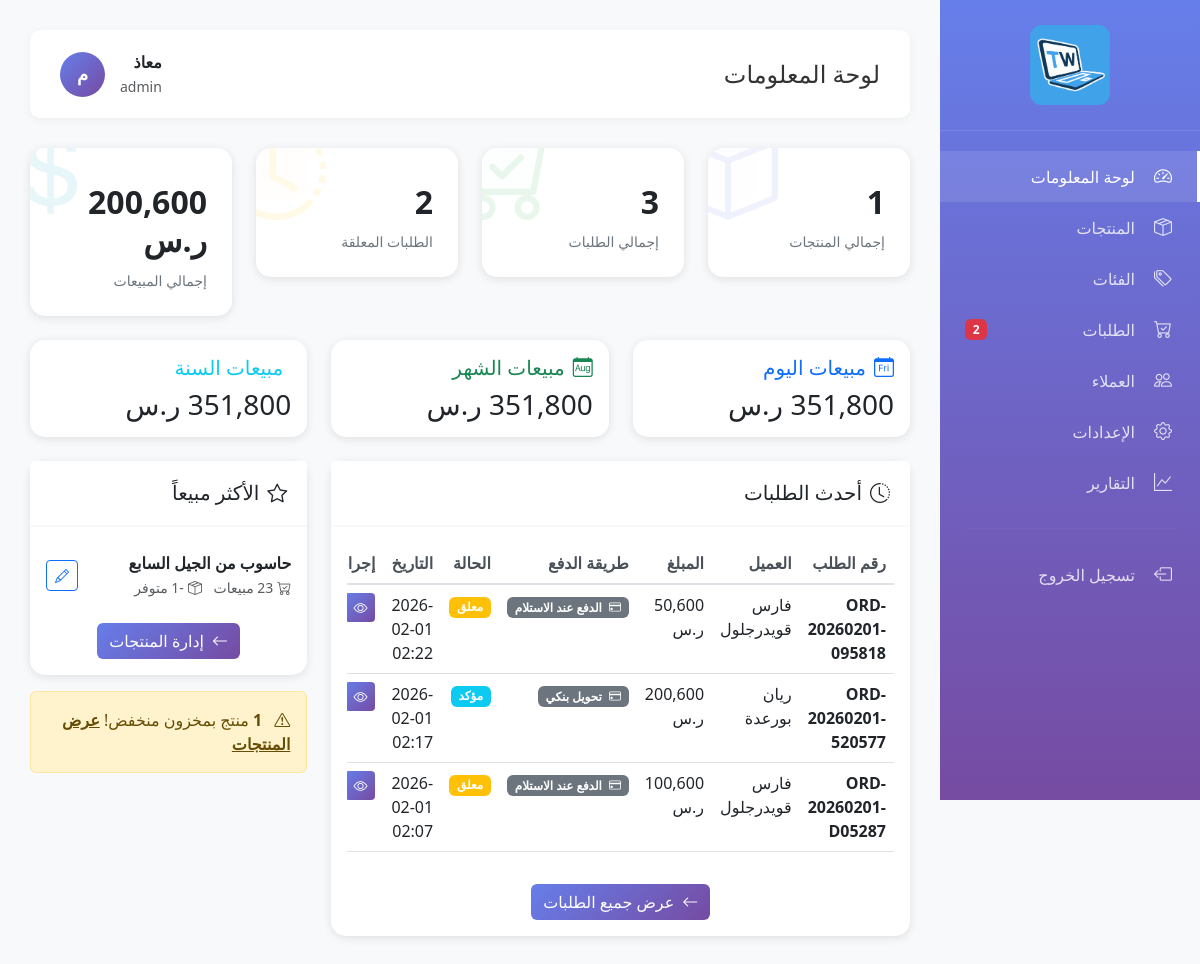
/admin/index.php (signed in), run on the app's committed database.
### tables this page shows
CREATE TABLE `settings` (
  `id` int(11) NOT NULL,
  `setting_key` varchar(100) NOT NULL,
  `setting_value` text DEFAULT NULL,
  `setting_type` enum('text','number','boolean','json') DEFAULT 'text',
  `description` varchar(255) DEFAULT NULL,
  `updated_at` timestamp NOT NULL DEFAULT current_timestamp() ON UPDATE current_timestamp()
);

CREATE TABLE `orders` (
  `id` int(11) NOT NULL,
  `order_number` varchar(50) NOT NULL,
  `customer_id` int(11) NOT NULL,
  `customer_name` varchar(100) NOT NULL,
  `customer_email` varchar(100) DEFAULT NULL,
  `customer_phone` varchar(20) NOT NULL,
  `shipping_address` text NOT NULL,
  `shipping_city` varchar(100) NOT NULL,
  `postal_code` varchar(20) DEFAULT NULL,
  `subtotal` decimal(10,2) NOT NULL,
  `tax` decimal(10,2) DEFAULT 0.00,
  `shipping_cost` decimal(10,2) DEFAULT 0.00,
  `discount` decimal(10,2) DEFAULT 0.00,
  `total` decimal(10,2) NOT NULL,
  `status` enum('pending','confirmed','processing','shipped','delivered','cancelled','refunded') DEFAULT 'pending',
  `payment_method` enum('cash_on_delivery','bank_transfer','credit_card','mada') DEFAULT 'cash_on_delivery',
  `payment_status` enum('pending','paid','failed','refunded') DEFAULT 'pending',
  `notes` text DEFAULT NULL,
  `admin_notes` text DEFAULT NULL,
  `tracking_number` varchar(100) DEFAULT NULL,
  `ordered_at` timestamp NOT NULL DEFAULT current_timestamp(),
  `confirmed_at` datetime DEFAULT NULL,
  `shipped_at` datetime DEFAULT NULL,
  `delivered_at` datetime DEFAULT NULL,
  `updated_at` timestamp NOT NULL DEFAULT current_timestamp() ON UPDATE current_timestamp()
);

CREATE TABLE `products` (
  `id` int(11) NOT NULL,
  `name_ar` varchar(200) NOT NULL,
  `name_en` varchar(200) NOT NULL,
  `slug` varchar(200) NOT NULL,
  `sku` varchar(100) DEFAULT NULL,
  `model` varchar(100) DEFAULT NULL,
  `brand` varchar(100) DEFAULT NULL,
  `category_id` int(11) NOT NULL,
  `price` decimal(10,2) NOT NULL,
  `original_price` decimal(10,2) DEFAULT NULL,
  `discount_percentage` int(11) DEFAULT 0,
  `stock_count` int(11) DEFAULT 0,
  `in_stock` tinyint(1) DEFAULT 1,
  `min_stock` int(11) DEFAULT 5,
  `processor` varchar(200) DEFAULT NULL,
  `ram` varchar(100) DEFAULT NULL,
  `storage` varchar(100) DEFAULT NULL,
  `gpu` varchar(200) DEFAULT NULL,
  `screen_size` varchar(50) DEFAULT NULL,
  `screen_resolution` varchar(100) DEFAULT NULL,
  `battery` varchar(100) DEFAULT NULL,
  `weight` varchar(50) DEFAULT NULL,
  `os` varchar(100) DEFAULT NULL,
  `ports` text DEFAULT NULL,
  `description_short` text DEFAULT NULL,
  `description_full` text DEFAULT NULL,
  `warranty` varchar(200) DEFAULT NULL,
  `badge` enum('new','bestseller','sale','featured','none') DEFAULT 'none',
  `status` enum('active','inactive','draft','out_of_stock') DEFAULT 'active',
  `views` int(11) DEFAULT 0,
  `sales` int(11) DEFAULT 0,
  `rating` decimal(3,2) DEFAULT 0.00,
  `review_count` int(11) DEFAULT 0,
  `meta_title` varchar(200) DEFAULT NULL,
  `meta_description` text DEFAULT NULL,
  `meta_keywords` text DEFAULT NULL,
  `created_at` timestamp NOT NULL DEFAULT current_timestamp(),
  `updated_at` timestamp NOT NULL DEFAULT current_timestamp() ON UPDATE current_timestamp()
);

### admin/index.php (the view, shortened to what the rows shown need)
<?php
include 'includes/header.php';
global $pdo;
$stats = getDashboardStats();
$stats['recent_orders'] = getRecentOrders();
$stats['top_products'] = getTopProducts();
$todaySales = $pdo->query("SELECT COALESCE(SUM(total), 0) as total FROM orders WHERE DATE(ordered_at) = CURDATE()")->fetchColumn();
$monthSales = $pdo->query("SELECT COALESCE(SUM(total), 0) as total FROM orders WHERE MONTH(ordered_at) = MONTH(CURDATE()) AND YEAR(ordered_at) = YEAR(CURDATE())")->fetchColumn();
$yearSales = $pdo->query("SELECT COALESCE(SUM(total), 0) as total FROM orders WHERE YEAR(ordered_at) = YEAR(CURDATE())")->fetchColumn();
$currency = getSetting('currency_symbol', 'دج');
?>
<div class="row g-4 mb-4">
    <div class="col-md-3">
        <div class="stat-card info">
            <div class="icon">
                <i class="bi bi-currency-dollar"></i>
            </div>
            <h3><?php echo number_format($stats['total_sales']); ?> <?php echo $currency; ?></h3>
            <p>إجمالي المبيعات</p>
        </div>
    </div>
</div>
<div class="row g-4 mb-4">
    <div class="col-md-4">
        <div class="card">
            <div class="card-body">
                <h5 class="card-title text-primary">
                    <i class="bi bi-calendar-day me-2"></i>مبيعات اليوم
                </h5>
                <h3 class="mb-0"><?php echo number_format($todaySales); ?> <?php echo $currency; ?></h3>
            </div>
        </div>
    </div>
    <div class="col-md-4">
        <div class="card">
            <div class="card-body">
                <h5 class="card-title text-success">
                    <i class="bi bi-calendar-month me-2"></i>مبيعات الشهر
                </h5>
                <h3 class="mb-0"><?php echo number_format($monthSales); ?> <?php echo $currency; ?></h3>
            </div>
        </div>
    </div>
    <div class="col-md-4">
        <div class="card">
            <div class="card-body">
                <h5 class="card-title text-info">
                    <i class="bi bi-calendar-year me-2"></i>مبيعات السنة
                </h5>
                <h3 class="mb-0"><?php echo number_format($yearSales); ?> <?php echo $currency; ?></h3>
            </div>
        </div>
    </div>
</div>
<div class="row g-4">
    <div class="col-lg-8">
        <div class="card">
            <div class="card-body">
                <div class="table-responsive">
                    <table class="table table-hover">
                        <thead>
                            <tr>
                                <th>رقم الطلب</th>
                                <th>العميل</th>
                                <th>المبلغ</th>
                                <th>طريقة الدفع</th>
                                <th>الحالة</th>
                                <th>التاريخ</th>
                                <th>إجراءات</th>
                            </tr>
                        </thead>
                        <tbody>
                            <?php if (!empty($stats['recent_orders'])): ?>
                                <?php foreach ($stats['recent_orders'] as $order): ?>
                                    <tr>
                                        <td><strong><?php echo htmlspecialchars($order['order_number']); ?></strong></td>
                                        <td><?php echo htmlspecialchars($order['customer_name']); ?></td>
                                        <td><?php echo number_format($order['total']); ?> <?php echo $currency; ?></td>
                                        <td>
                                            <?php
                                            $paymentMethods = [
                                                'cash_on_delivery' => 'الدفع عند الاستلام',
                                                'bank_transfer' => 'تحويل بنكي',
                                                'credit_card' => 'بطاقة ائتمان',
                                                'mada' => 'مدى'
                                            ];
                                            ?>
                                            <span class="badge bg-secondary">
                                                <i class="bi bi-credit-card me-1"></i>
                                                <?php echo $paymentMethods[$order['payment_method']] ?? $order['payment_method']; ?>
                                            </span>
                                        </td>
                                        <td>
                                            <?php
                                            $statusClass = [
                                                'pending' => 'warning',
                                                'confirmed' => 'info',
                                                'processing' => 'primary',
                                                'shipped' => 'success',
                                                'delivered' => 'success',
                                                'cancelled' => 'danger'
                                            ];
                                            $statusText = [
                                                'pending' => 'معلق',
                                                'confirmed' => 'مؤكد',
                                                'processing' => 'قيد المعالجة',
                                                'shipped' => 'تم الشحن',
                                                'delivered' => 'تم التوصيل',
                                                'cancelled' => 'ملغي'
                                            ];
                                            ?>
                                            <span class="badge bg-<?php echo $statusClass[$order['status']]; ?>">
                                                <?php echo $statusText[$order['status']]; ?>
                                            </span>
                                        </td>
                                        <td><?php echo date('Y-m-d H:i', strtotime($order['ordered_at'])); ?></td>
                                        <td>
                                            <a href="orders.php?view=<?php echo $order['id']; ?>" class="btn btn-sm btn-primary">
                                                <i class="bi bi-eye"></i>
                                            </a>
                                        </td>
                                    </tr>
                                <?php endforeach; ?>
                            <?php else: ?>
                                <tr>
                                    <td colspan="6" class="text-center">لا توجد طلبات بعد</td>
                                </tr>
                            <?php endif; ?>
                        </tbody>
                    </table>
                </div>
            </div>
        </div>
    </div>
    <div class="col-lg-4">
        <div class="card">
            <div class="card-body">
                <?php if (!empty($stats['top_products'])): ?>
                    <div class="list-group list-group-flush">
                        <?php foreach ($stats['top_products'] as $product): ?>
                            <div class="list-group-item px-0">
                                <div class="d-flex justify-content-between align-items-center">
                                    <div>
                                        <strong><?php echo htmlspecialchars($product['name_ar']); ?></strong>
                                        <br>
                                        <small class="text-muted">
                                            <i class="bi bi-cart-check me-1"></i><?php echo $product['sales']; ?> مبيعات
                                            <i class="bi bi-box-seam me-1 ms-2"></i><?php echo $product['stock_count']; ?> متوفر
                                        </small>
                                    </div>
                                    <a href="products.php?edit=<?php echo $product['id']; ?>" class="btn btn-sm btn-outline-primary">
                                        <i class="bi bi-pencil"></i>
                                    </a>
                                </div>
                            </div>
                        <?php endforeach; ?>
                    </div>
                <?php else: ?>
                    <p class="text-center text-muted">لا توجد مبيعات بعد</p>
                <?php endif; ?>
            </div>
        </div>
    </div>
</div>
<?php include 'includes/footer.php'; ?>

### data on the page
settings: setting_value "ر.س"
orders: order_number "ORD-20260201-095818", customer_name "فارس قويدرجلول", total "50,600", payment_method "الدفع عند الاستلام", status "معلق", ordered_at "2026-02-01 02:22"
orders: order_number "ORD-20260201-520577", customer_name "ريان بورعدة", total "200,600", payment_method "تحويل بنكي", status "مؤكد", ordered_at "2026-02-01 02:17"
orders: order_number "ORD-20260201-D05287", customer_name "فارس قويدرجلول", total "100,600", payment_method "الدفع عند الاستلام", status "معلق", ordered_at "2026-02-01 02:07"
products: name_ar "حاسوب من الجيل السابع"

### other printed values
$newOrdersCount "2"
$pageTitle "لوحة المعلومات"
$_SESSION['admin_name'] "معاذ"
$_SESSION['admin_role'] "admin"
substr($_SESSION['admin_name'], 0, 2) "م"
$stats['products_count'] "1"
$stats['orders_count'] "3"
$stats['pending_orders'] "2"
$stats['total_sales'] "200,600"
$stats['low_stock'] "1"
